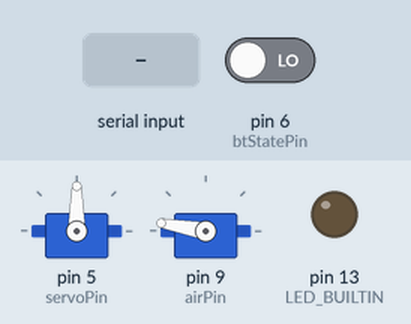
Recording of a sketch running on a simulated Arduino Uno, built with avr-gcc and run on an emulated ATmega328P. On the bench: 2 × servo, output pins drawn as LEDs (lit = HIGH). The test bench sets the inputs (shaded band); at power-on: pin 6 (btStatePin) LOW. Pins used as bus, display or sensor lines are not drawn.

Above: at 1.2 s.
1.3 s: "1" received over the second serial link
At 2.5 s:
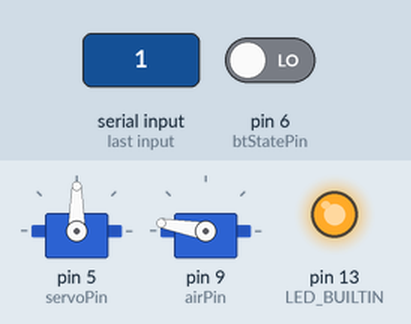
2.8 s: "2" received over the second serial link
At 5.5 s:
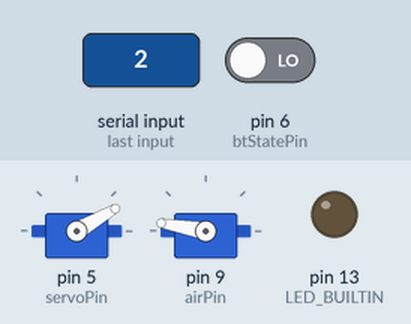
5.8 s: "3" received over the second serial link
At 7.2 s:
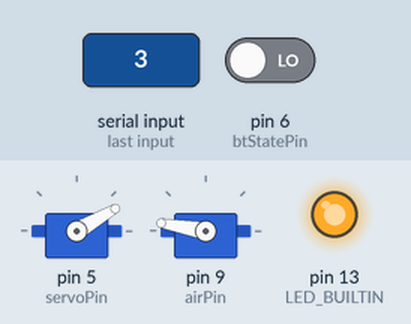
13.7 s: "4" received over the second serial link
At 14.6 s:
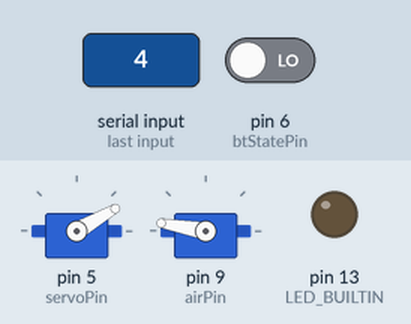
Timing chart, 0 to 16.3 s (numbered marks = the images above; inputs shaded):
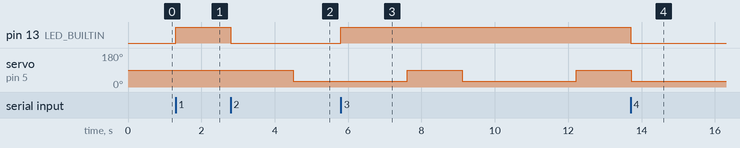

Measured:
- after the input at 1.3 s, pin 13 (LED_BUILTIN): LOW → HIGH at once
- after the input at 2.8 s, pin 13 (LED_BUILTIN): HIGH → LOW at once
- after the input at 5.8 s, pin 13 (LED_BUILTIN): LOW → HIGH at once
- after the input at 13.7 s, pin 13 (LED_BUILTIN): HIGH → LOW at once

The sketch:

ventilator.ino
```cpp
#include <Servo.h>
#include <SoftwareSerial.h>
#include<dht.h>
#include <EEPROM.h>

#define DHT11_PIN 10

dht DHT11;


int RESET_PIN = 12;
int ledState = 0; //0 = not resat, 1= resat

SoftwareSerial BT(2, 3); //tx,rx

Servo servo;
Servo air;

char servoPin = 5;
char btStatePin = 6; //bt state pin
char airPin = 9;

char a;

unsigned long previousMillisServo, previousMillisHumi;
unsigned long currentMillis;

enum { WAITING, MOVING} currentState = WAITING;

/* 5 second breathing cycle */
long currentIn = 1500;
long baseIn = 500;
long currentEx = 3000;
long baseEx = 500;
long changeRate = 100;

String outp =String("");

byte servoPos = 0;

bool showed = false;
long initialPos = 90;
long destPos = 30;
long forward = 1;

long totalLoad = 48000;
long currentLoad = 0;
long loadInc = 1000;
long minLoad = 2000;


long airStart = 500;
long airCurrent = 0;
long airEnd = 2300;
long perDegreeLoadChange = totalLoad/(airEnd-airStart);
long degreeForHundredLoad = (1000/perDegreeLoadChange) + 1;

bool hell = true;

float curHumi = 0.0;
float curTemp = 0.0;

float oxyPerHundredml =21.00; //oxygen in
long oxyTotal = 0; //oxygen in
float oxyRatio =21.00; //oxygen in

long oxyChangeRate = 100;
long curOxyVol = 0;

void setup() {

   digitalWrite(LED_BUILTIN, ledState);
   digitalWrite(RESET_PIN, HIGH);
   pinMode(RESET_PIN,OUTPUT);
   pinMode(LED_BUILTIN, OUTPUT);
   checkLedState();

  BT.begin(9600);
  Serial.begin(19200);

  pinMode(btStatePin,INPUT);

  servo.attach(servoPin);
   air.attach(airPin);

  servo.write(initialPos);
  air.writeMicroseconds(airEnd);

  currentLoad=totalLoad;
  oxyTotal = (currentLoad * oxyPerHundredml)/100;
  oxyRatio = (oxyTotal * 100)/currentLoad;
  airCurrent = airEnd;
}

void loop() {
  if(hell){
    if(servo.read() <= initialPos || servo.read() >=initialPos){
  currentMillis = millis();
  if(digitalRead(btStatePin) == HIGH){
   if (currentMillis - previousMillisHumi >= 2000) //time to show humidity and temperature
      {
        int chk = DHT11.read11(DHT11_PIN);
        if(!isnan(DHT11.humidity) && curHumi != DHT11.humidity && !isnan(DHT11.temperature) && curTemp != DHT11.temperature && DHT11.temperature > 0 && DHT11.humidity >0){
          curHumi = DHT11.humidity;
           curTemp = DHT11.temperature;
           outp = String("H-");
       outp += String(curHumi);
       outp += String("-T-");
      outp += String(curTemp);
       outp += "#";
      BT.print(outp);
        } else if(!isnan(DHT11.humidity) && curHumi != DHT11.humidity && DHT11.humidity >0){
          curHumi = DHT11.humidity;
           outp = String("H-");
       outp += String(curHumi);
       outp += "#";
       BT.print(outp);
        } else if(!isnan(DHT11.temperature) && curTemp != DHT11.temperature && DHT11.temperature){
          curTemp = DHT11.temperature;
            outp = String("T-");
      outp += String(curTemp);
       outp += "#";
       BT.print(outp);
        }

        previousMillisHumi = currentMillis;
      }
  if(!showed){
 outp =  String("I-");
      outp += String(currentIn);
      outp += String("-E-");
       outp += String(currentEx);
       outp += String("-F-");
      outp += String((currentLoad*currentIn)/60000);
        outp += String("-O-");
       outp += String(oxyRatio);
       outp += String("-V-");
      outp += String(curOxyVol);
       outp += "#";
       Serial.println(outp);
      BT.print(outp);
  showed = true;
  }
} else {
  showed = false;
}
if (BT.available())
  // if text arrived in from BT serial...
  {


    a=(BT.read());
    if (a=='1')
    {
      digitalWrite(LED_BUILTIN, HIGH);
      currentIn += changeRate;
      outp = String("I-");
      outp += String(currentIn);
      outp += String("-F-");
      outp += String((currentLoad*currentIn)/60000);
       outp += "#";
      BT.print(outp);
    }
    if (a=='2')
    {
      digitalWrite(LED_BUILTIN, LOW);
      if(currentIn > baseIn) {
      currentIn -= changeRate;
      }
      outp =  String("I-");
      outp += String(currentIn);
      outp += String("-F-");
      outp += String((currentLoad*currentIn)/60000);
       outp += "#";
      BT.print(outp);
    }
    if (a=='3')
    {
      digitalWrite(LED_BUILTIN, HIGH);
       currentEx += changeRate;
       outp = String("E-");
       outp += String(currentEx);
       outp += String("-F-");
      outp += String((currentLoad*currentIn)/60000);
       outp += "#";
      BT.print(outp);
    }
    if (a=='4')
    {
      digitalWrite(LED_BUILTIN, LOW);
       if(currentEx > baseEx) {
      currentEx -= changeRate;
      }
      outp = String("E-");
      outp += String(currentEx);
      outp += String("-F-");
      outp += String((currentLoad*currentIn)/60000);
       outp += "#";
      BT.print(outp);
    }
    if (a=='5')
    {
      if(currentLoad +  loadInc <= totalLoad){
         airCurrent +=  degreeForHundredLoad;
         currentLoad += loadInc;
         air.writeMicroseconds(airCurrent);
      }
      outp = String("F-");
      outp += String((currentLoad*currentIn)/60000);
      outp += "#";
      BT.print(outp);

    }
    if (a=='6')
    {
      if(currentLoad -  loadInc >= minLoad){
         airCurrent -=  degreeForHundredLoad;
         currentLoad -= loadInc;
         air.writeMicroseconds(airCurrent);

      }
      outp = String("F-");
      outp += String((currentLoad*currentIn)/60000);
      outp += "#";
      BT.print(outp);
    }
    if (a == '7')
    {
      oxyTotal = (currentLoad * oxyPerHundredml)/100;
      currentLoad +=  oxyChangeRate;
      oxyTotal +=  oxyChangeRate;


      curOxyVol +=  oxyChangeRate;
      oxyRatio = float(oxyTotal * 100)/currentLoad;
      oxyPerHundredml = oxyRatio;
      outp = String("O-");
      outp += String(oxyRatio);
      outp += String("-F-");
      outp += String((currentLoad*currentIn)/60000);
      outp += String("-V-");
      outp += String(curOxyVol);
      outp += "#";
      Serial.println(outp);
      BT.print(outp);
    }
    if (a == '8')
    {
      oxyTotal = (currentLoad * oxyPerHundredml)/100;
      if(curOxyVol > 0){
        currentLoad -=  oxyChangeRate;

      oxyTotal -=  oxyChangeRate;
      curOxyVol -=  oxyChangeRate;
      oxyRatio = float(oxyTotal * 100)/currentLoad;
      oxyPerHundredml = oxyRatio;
      }

      outp = String("O-");
      outp += String(oxyRatio);
      outp += String("-F-");
      outp += String((currentLoad*currentIn)/60000);
      outp += String("-V-");
      outp += String(curOxyVol);
      outp += "#";
      Serial.println(outp);
      BT.print(outp);
    }

    // you can add more "if" statements with other characters to add more commands
  }
  switch (currentState)
  {
    case WAITING:


      if (servo.read() != initialPos || servo.read() !=destPos)
      {
        currentState = MOVING;
      }
      break;

    case MOVING:

      if (currentMillis - previousMillisServo >= currentEx && forward) //time to move the servo
      {
        moveservo();
        forward = !forward;
      } else if(currentMillis - previousMillisServo >=currentIn && !forward){
        moveservo();
        forward = ! forward;
      }
      if (servo.read() == initialPos || servo.read() ==destPos)
      {
        currentState = WAITING;
      }
      break;
  }//switch

} else {
  ledState=1;
  EEPROM.update(0, ledState);
  digitalWrite(LED_BUILTIN, ledState);
  digitalWrite(RESET_PIN, LOW);
  Serial.println("System Reset");
}

  }

}
void moveservo()
{
  //Serial.print("moving the servo to ");
  bool newMove=true; //otherwise it does all the moves all the time
  if (servoPos >= initialPos && newMove)
  {
    servoPos = destPos;
    newMove=false;
  }

  if (servoPos <= destPos && newMove)
  {
    servoPos = initialPos;
    newMove=false;
  }


  servo.write(servoPos);

  previousMillisServo = currentMillis;

}//moveservo
void checkLedState(){
  ledState = EEPROM.read(0);
  if(ledState == 1){
    digitalWrite(LED_BUILTIN, HIGH);
  }
  if(ledState == 0){
    digitalWrite(LED_BUILTIN, LOW);
  }
}
```
